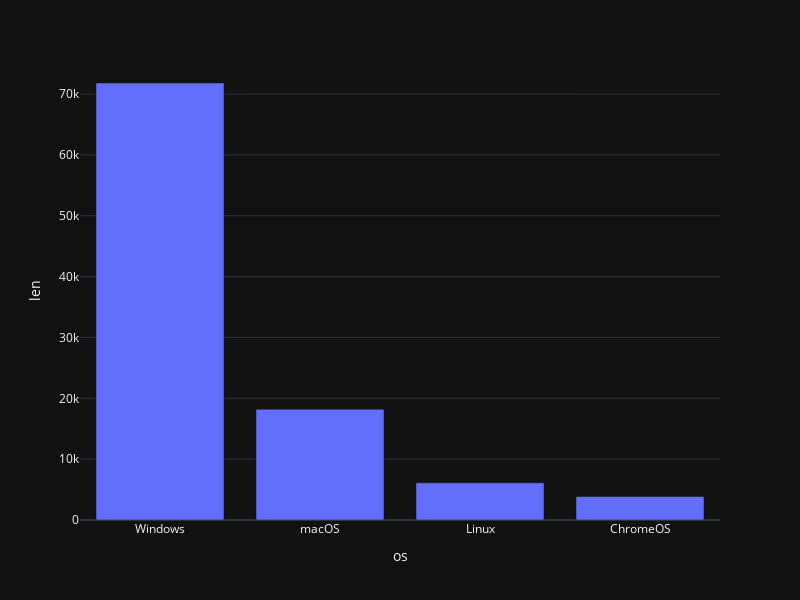

Notebook source saved alongside this figure:
### Code cell
fig = px.bar(
    data_frame=os_counting
,
    x='os',
    y='len'
)

fig.update_layout(
    width=800,
    height=600,
)

fig.show()

### Figure 1 — Plotly figure (JSON) as saved in the notebook; plotly's stock layout.template omitted (floating-point values rounded to 4 significant figures)
{"data": [{"hovertemplate": "os=%{x}<br>len=%{y}<extra></extra>", "legendgroup": "", "marker": {"color": "#636efa", "pattern": {"shape": ""}}, "name": "", "orientation": "v", "showlegend": false, "textposition": "auto", "x": ["Windows", "macOS", "Linux", "ChromeOS"], "xaxis": "x", "y": [71817, 18207, 6109, 3867], "yaxis": "y", "type": "bar"}], "layout": {"xaxis": {"anchor": "y", "domain": [0.0, 1.0], "title": {"text": "os"}}, "yaxis": {"anchor": "x", "domain": [0.0, 1.0], "title": {"text": "len"}}, "legend": {"tracegroupgap": 0}, "margin": {"t": 60}, "barmode": "relative", "width": 800, "height": 600}}
